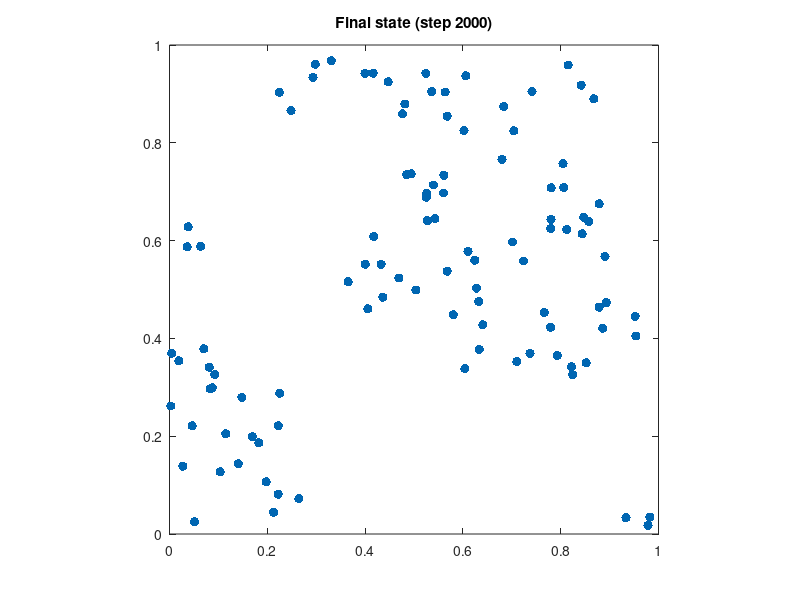

MATLAB code for this plot:
%how this model works
%two agents of two differnt types are scattered randomly
%on each iteration a random agent checks its neighbor within radius r
%if fewer than the fraction of the share of its type, itll jump to a new random spot

%defining the parameters
n = 200;
r = 0.10;
th = 0.50;
steps = 2000; %no. of iterations
redraw_every = 200; %how often the plot is updated
%setting it up
pos = rand(n,2); %taking rand(x,y) in pos [0,1]
type = randi([0 1], n, 1); %agent type of 0 or 1

%visualising
figure("Color","w");

colorA = [0.50 0.30 0.10]; %col for 0
colorB = [0.00 0.40 0.70]; %col for 1

hA = scatter(pos(type==0,1), pos(type==0,2), 45, colorA, "filled")
hold on;
hB = scatter(pos(type==1,1), pos(type==1,2), 45, colorB, "filled")
hold off;

axis([0 1 0 1]);

axis square;

box on;
title('step 0');
drawnow;

%simulation loop

for step = 1:steps
    i = randi(n); %picking a random agent
d2 = sum((pos - pos(i,:)).^2, 2);
d2(i) = Inf; %dont cout yourself
neighbors =  find(d2<r^2);

if ~isempty(neighbors)
    frac_same = sum(type(neighbors) == type(i))/numel(neighbors);
    if frac_same < th
        pos(i,:) = rand(1,2); %unhappy state
    end
end

%redraw every period
if mod(step, redraw_every) == 0
    set(hA, 'XData', pos(type == 0.1), 'YData', pos(type==0,2));
    set(hB, 'XData', pos(type == 1,1), 'YData', pos(type==1,2));
    title(sprintf('step %d/%d', step, steps));
    drawnow limitrate;
end
end

title(sprintf('Final state (step %d)', steps));
